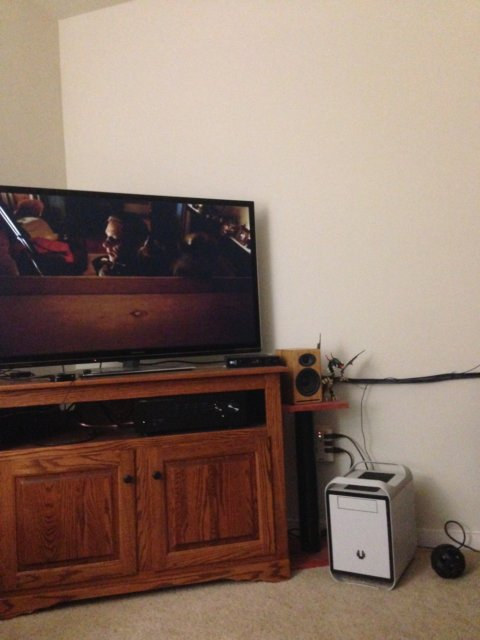
#> input picture Task 3 - Image Stitching/1.jpg, 480 x 640 px
$ python main.py
#> lines starting #> are read from the running program, lines starting #| are printed output that depends on the picture
import numpy as np
import cv2

# Function for erasing the blank area
def trim(frame):
    #crop top
    if not np.sum(frame[0]):
        return trim(frame[1:])
    #crop bottom
    if not np.sum(frame[-1]):
        return trim(frame[:-2])
    #crop left
    if not np.sum(frame[:,0]):
        return trim(frame[:,1:])
    #crop right
    if not np.sum(frame[:,-1]):
        return trim(frame[:,:-2])
    return frame

######################## Left Image ########################
l_img = cv2.imread('1.jpg',-1)
#> l_img is the input picture: shape (640, 480, 3); mean B, G, R 105.4, 117.7, 139.1
l_img_gray = cv2.cvtColor(l_img, cv2.COLOR_BGR2GRAY)
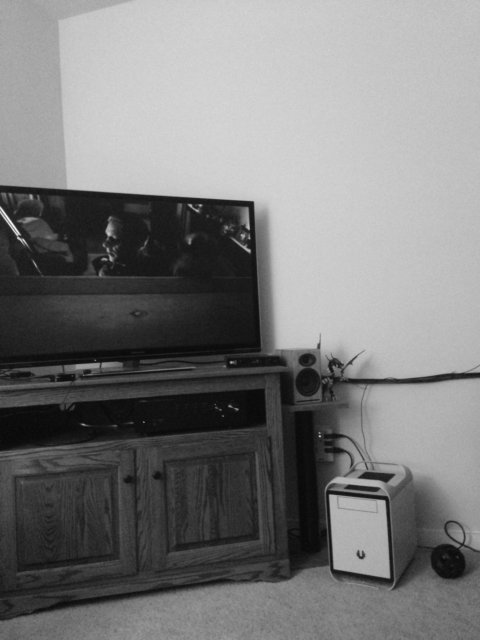
#> l_img_gray: shape (640, 480); min 4, max 251, mean 122.7

######################## Right Image ########################
r_img = cv2.imread('2.jpg',-1)
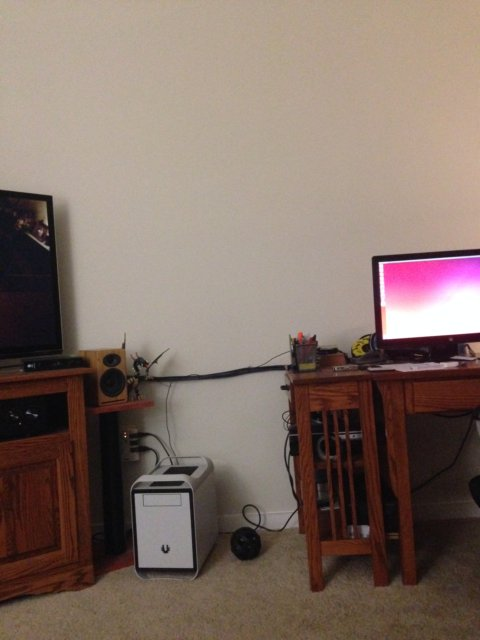
#> input picture Task 3 - Image Stitching/2.jpg, 480 x 640 px
#> r_img is the input picture: shape (640, 480, 3); mean B, G, R 102.6, 111.9, 129.7
r_img_gray = cv2.cvtColor(r_img, cv2.COLOR_BGR2GRAY)
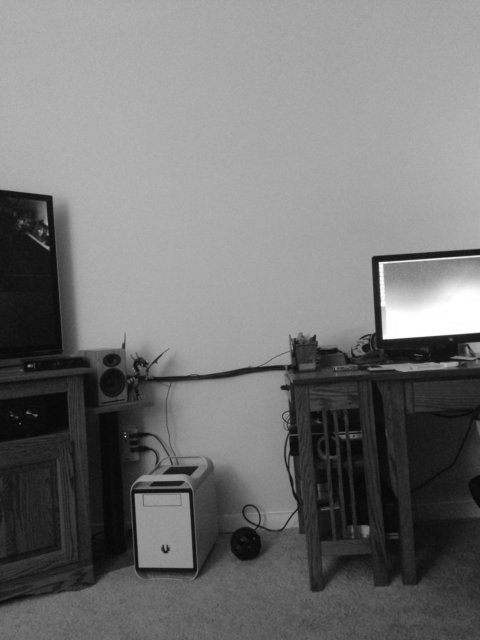
#> r_img_gray: shape (640, 480); min 2, max 255, mean 116.2

##### Detect keypoint & extract local descriptor from two input images #####
orb = cv2.ORB_create()
kp1, desc1 = orb.detectAndCompute(l_img_gray, None)
#> kp1 = 500 keypoints; strongest (x, y, size): (252, 202, 31), (330, 495, 31), (251, 203, 64.3), (330, 494, 37.2)
kp2, desc2 = orb.detectAndCompute(r_img_gray, None)
#> kp2 = 500 keypoints; strongest (x, y, size): (379, 263, 37.2), (384, 336, 64.3), (383, 337, 44.6), (383, 338, 31)

##### Match the keypoints between two images #####
matcher = cv2.BFMatcher(cv2.NORM_HAMMING)
matches = matcher.match(desc1, desc2)
#> matches = 500 matches

##### Estimate a homography matrix using the RANSAC algorithm #####
left_pts = np.float32([kp1[m.queryIdx].pt for m in matches])
#> left_pts = 500 pairs, first value 31 to 393.2, second value 195 to 582.3
right_pts = np.float32([kp2[m.trainIdx].pt for m in matches])
#> right_pts = 500 pairs, first value 36 to 384, second value 195.6 to 572.3
r2l_H, _ = cv2.findHomography(right_pts, left_pts, cv2.RANSAC, 5.0)
#> r2l_H = [[0.749, -0.021, 208.8], [-0.13, 0.892, 27.33], [-0.000477, -5.24e-05, 1]]

##### Project right image into the plane of the left image using the homography matrix
i_size = (l_img.shape[1]+r_img.shape[1],l_img.shape[0])
#> i_size = (960, 640)
stitched_image = cv2.warpPerspective(r_img, r2l_H, i_size)
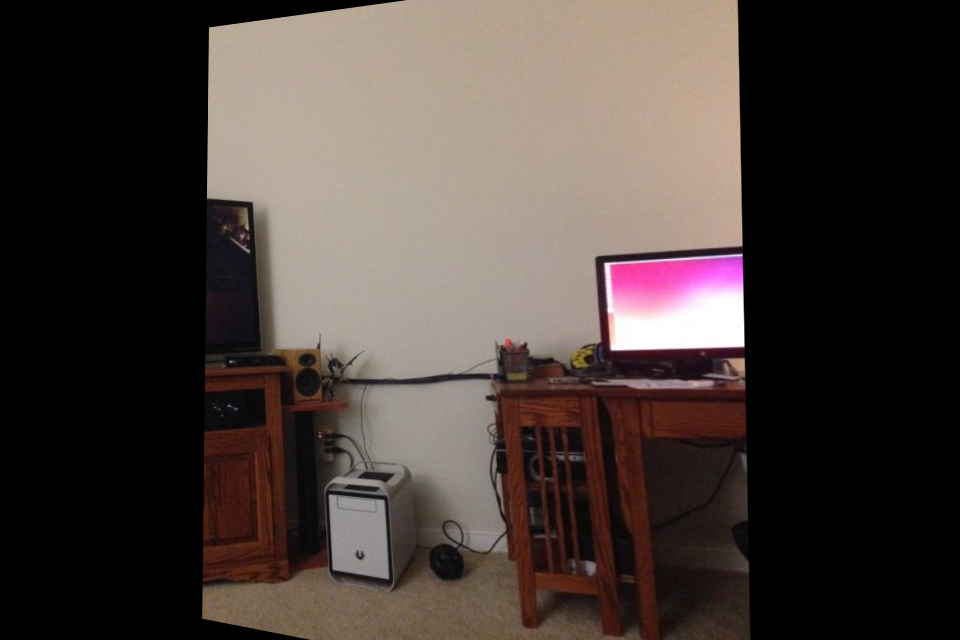
#> stitched_image: shape (640, 960, 3); mean B, G, R 57.4, 61.9, 72.3

##### Fill the rest of the image #####
stitched_image[0:l_img_gray.shape[0],0:l_img_gray.shape[1]] = l_img
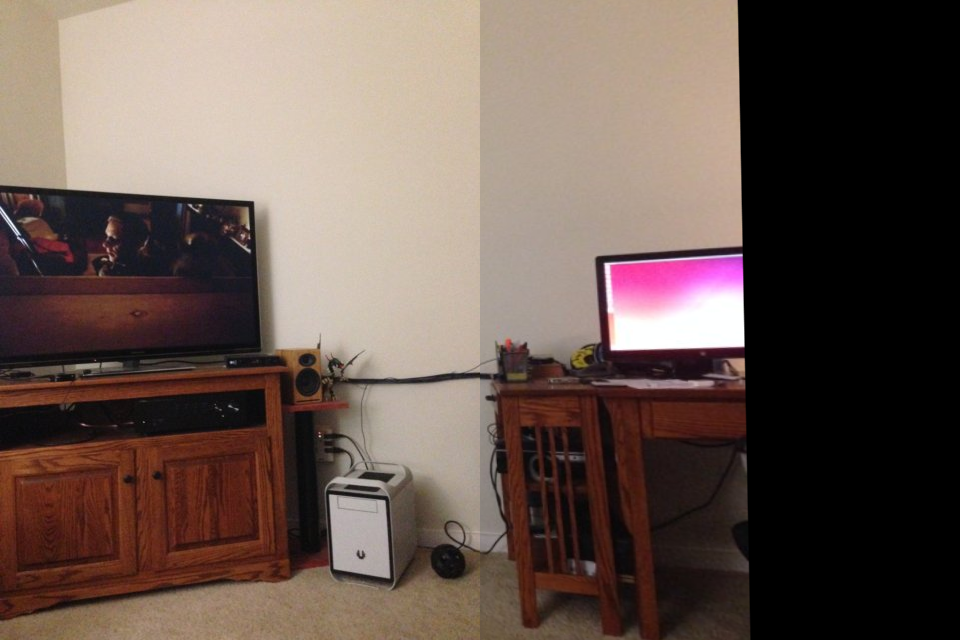
#> stitched_image: shape (640, 960, 3); mean B, G, R 79.9, 87.7, 105
#> in trim (call 40), `return trim(frame[:,:-2])`:
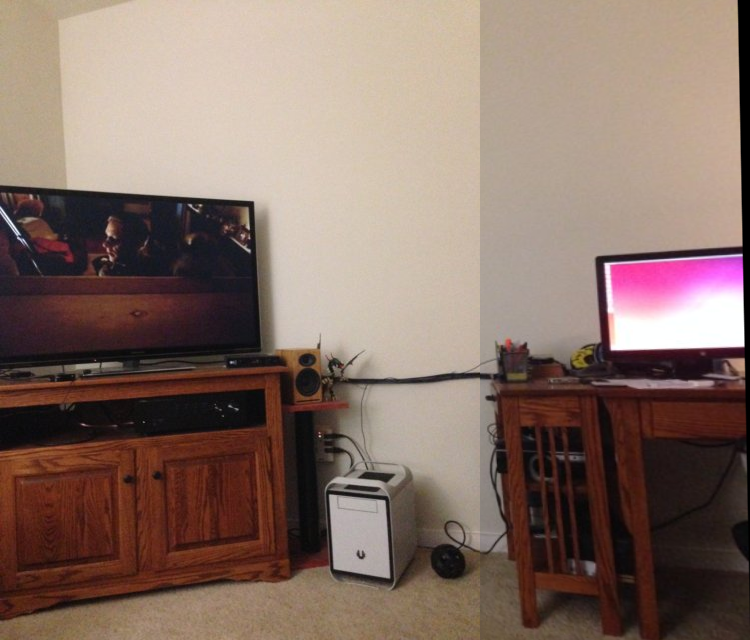
#> returned value: shape (640, 750, 3); mean of channels 0, 1, 2 102.3, 112.3, 134.5; drawn as B, G, R

cv2.imshow('Stitched Image',trim(stitched_image))
cv2.waitKey()
cv2.destroyAllWindows()
